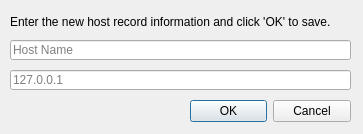
<?xml version="1.0" encoding="UTF-8"?>
<ui version="4.0">
 <class>EditHostWindow</class>
 <widget class="QMainWindow" name="EditHostWindow">
  <property name="geometry">
   <rect>
    <x>0</x>
    <y>0</y>
    <width>363</width>
    <height>134</height>
   </rect>
  </property>
  <property name="minimumSize">
   <size>
    <width>363</width>
    <height>134</height>
   </size>
  </property>
  <property name="maximumSize">
   <size>
    <width>363</width>
    <height>134</height>
   </size>
  </property>
  <property name="windowTitle">
   <string>Edit Existing Record</string>
  </property>
  <property name="windowIcon">
   <iconset resource="gfx.qrc">
    <normaloff>:/icons/res/icon.png</normaloff>:/icons/res/icon.png</iconset>
  </property>
  <widget class="QWidget" name="centralwidget">
   <widget class="QDialogButtonBox" name="buttonBox">
    <property name="geometry">
     <rect>
      <x>190</x>
      <y>100</y>
      <width>161</width>
      <height>23</height>
     </rect>
    </property>
    <property name="standardButtons">
     <set>QDialogButtonBox::Cancel|QDialogButtonBox::Ok</set>
    </property>
   </widget>
   <widget class="QLineEdit" name="txtIP">
    <property name="geometry">
     <rect>
      <x>10</x>
      <y>70</y>
      <width>341</width>
      <height>20</height>
     </rect>
    </property>
    <property name="toolTip">
     <string>Enter a valid IP address (0.0.0.0 - 255.255.255.255)</string>
    </property>
    <property name="whatsThis">
     <string/>
    </property>
    <property name="inputMask">
     <string/>
    </property>
    <property name="placeholderText">
     <string>127.0.0.1</string>
    </property>
   </widget>
   <widget class="QLineEdit" name="txtHost">
    <property name="geometry">
     <rect>
      <x>10</x>
      <y>40</y>
      <width>341</width>
      <height>20</height>
     </rect>
    </property>
    <property name="placeholderText">
     <string>Host Name</string>
    </property>
   </widget>
   <widget class="QLabel" name="label">
    <property name="geometry">
     <rect>
      <x>10</x>
      <y>14</y>
      <width>341</width>
      <height>16</height>
     </rect>
    </property>
    <property name="text">
     <string>Enter the new host record information and click 'OK' to save.</string>
    </property>
   </widget>
  </widget>
 </widget>
 <resources>
  <include location="gfx.qrc"/>
 </resources>
 <connections/>
</ui>
